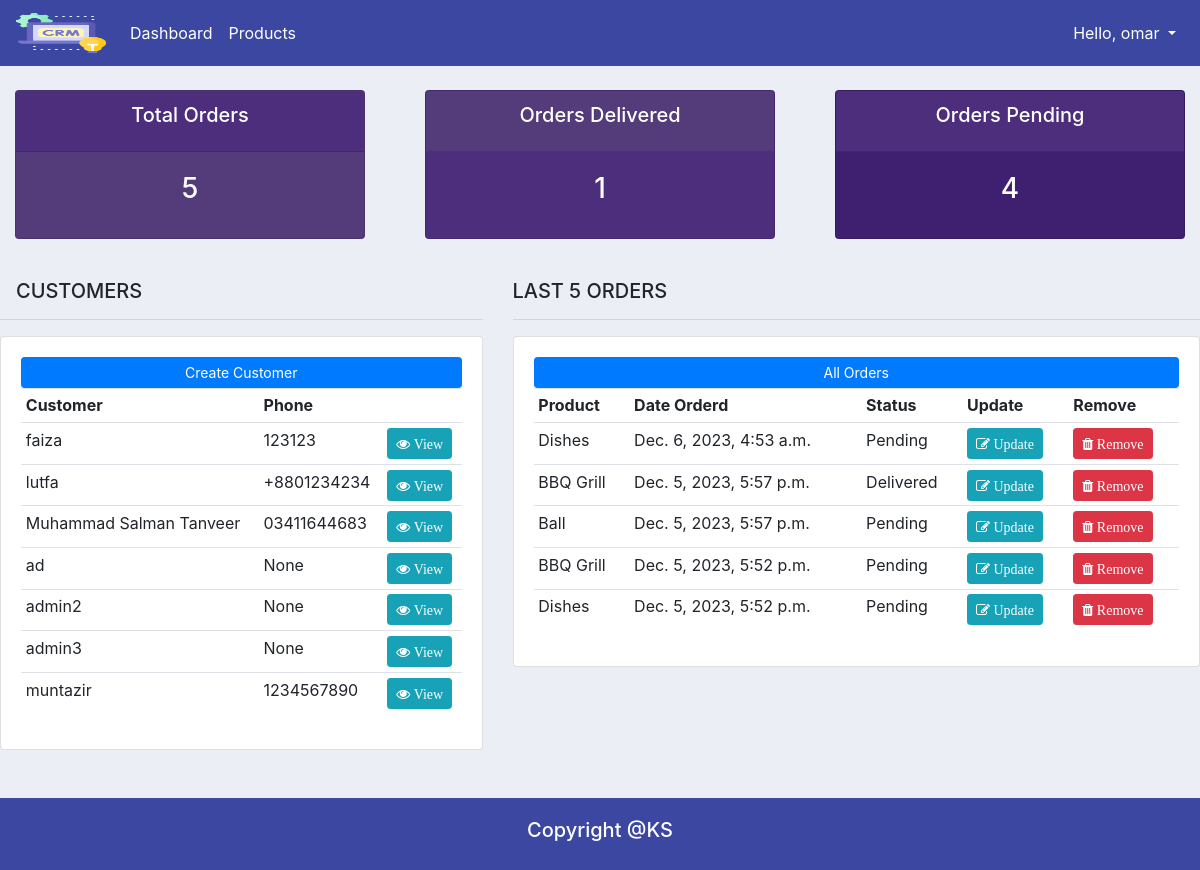
The app's page / (signed in) with its own data.
### accounts/models.py (models this page shows, shortened)
class Customer(models.Model):
    user = models.OneToOneField(User, null=True, blank=True, on_delete=models.CASCADE) # one to one relationships(one customer can have one user and one user can have one customer)
    name = models.CharField(max_length=200, null=True)
    phone = models.CharField(max_length=200, null=True)
    email = models.CharField(max_length=200, null=True)
    profile_pic = models.ImageField(default="profile1.png", null=True, blank=True)
    date_created = models.DateTimeField(auto_now_add=True, null=True)

class Order(models.Model):
    STATUS = (
        ('Pending', 'Pending'),
        ('Out for delivery', 'Out for delivery'),
        ('Delivered', 'Delivered'),
    )
    customer = models.ForeignKey(Customer, null=True, on_delete=models.SET_NULL) # one to many relationships
    product = models.ForeignKey(Product, null=True, on_delete=models.SET_NULL) # one to many relationships
    date_created = models.DateTimeField(auto_now_add=True, null=True)
    status = models.CharField(max_length=200, null=True, choices=STATUS)
    note = models.CharField(max_length=1000, null=True) # for custom Search

class Product(models.Model):
    CATEGORY = (
        ('Indoor', 'Indoor'),
        ('Out Door', 'Out Door'),
    )
    name = models.CharField(max_length=200, null=True)
    price = models.FloatField(null=True)
    category = models.CharField(max_length=200, null=True, choices=CATEGORY)
    description = models.CharField(max_length=200, null=True, blank=True)
    date_created = models.DateTimeField(auto_now_add=True, null=True)
    tags = models.ManyToManyField(Tag) # Many to Many relationships
    def __str__(self):
        return self.name

### accounts/decorators.py (the view)
	def wrapper_function(request, *args, **kwargs):
		group = None
		if request.user.groups.exists():
			group = request.user.groups.all()[0].name
		if group == 'customer':
			return redirect('user-page')
		if group == 'admin':
			return view_func(request, *args, **kwargs)

### accounts/views.py (called while the page is built)
@login_required(login_url='login')
@admin_only # if customer the redirect to user-page and if admin redirect to view_func
def home(request):
    last_five_orders = Order.objects.all().order_by('-date_created')[:5]
    orders = Order.objects.all()
    customers = Customer.objects.all()
    total_customers = customers.count()
    total_orders = orders.count()
    delivered = orders.filter(status='Delivered').count()
    pending = orders.filter(status='Pending').count()
    context = {
        'last_five_orders':last_five_orders,
        'orders':orders,
        'customers':customers,
        'total_customers':total_customers,
        'total_orders':total_orders,
        'delivered':delivered,
        'pending':pending
    }
    return render(request, 'accounts/dashboard.html', context)

### accounts/templates/accounts/dashboard.html
{% extends 'accounts/main.html' %}
{% block content %}
{% include 'accounts/status.html' %}
<br>
<div class="row">
	<div class="col-md-5">
		<h5 class="ml-3">CUSTOMERS</h5>
		<hr>
		<div class="card card-body">
			<a class="btn btn-primary  btn-sm btn-block" href="">Create Customer</a>
			<table class="table table-sm">
				<tr>
					<th>Customer</th>
					<th>Phone</th>
					<th></th>
				</tr>
				{% for customer in customers %}
					<tr>
						<td>{{ customer.name }}</td>
						<td>{{ customer.phone }}</td>
						<td><a class="btn btn-sm btn-info" href="{% url 'customer' customer.id %}"><i class="fa fa-eye"> View</i></a></td>
					</tr>
				{% endfor %}
			</table>
		</div>
	</div>
	<div class="col-md-7">
		<h5>LAST 5 ORDERS</h5>
		<hr>
		<div class="card card-body">
			<table class="table table-sm">
				<tr>
					<th>Product</th>
					<th>Date Orderd</th>
					<th>Status</th>
					<th>Update</th>
					<th>Remove</th>
				</tr>
				{% for order in last_five_orders %}
					<tr>
						<td>{{ order.product }}</td>
						<td>{{ order.date_created }}</td>
						<td>{{ order.status }}</td>
						<td><a class="btn btn-sm btn-info" href="{% url 'updateOrder' order.id %}"><i class="fa fa-edit"> Update</i></a></td>
						<td><a class="btn btn-sm btn-danger" href="{% url 'delete_order' order.id %}"><i class="fa fa-trash"> Remove</i></a></td>
					</tr>
				{% endfor %}
				<a class="btn btn-primary btn-sm btn-block" href="{% url 'allOrders' %}">All Orders</a>
			</table>
		</div>
	</div>
</div>
{% endblock %}

### accounts/templates/accounts/main.html (shortened to what this page needs)
{% load static %}
<!DOCTYPE html>
<html lang="en" dir="ltr">
  <head>
    <link rel="stylesheet" href="https://maxcdn.bootstrapcdn.com/bootstrap/4.0.0/css/bootstrap.min.css">
    <link rel="stylesheet" href="https://cdnjs.cloudflare.com/ajax/libs/font-awesome/4.7.0/css/font-awesome.min.css">
    <link rel="stylesheet" type="text/css" href="{% static '/css/main.css' %}">
  </head>
  <body style="overflow-x: hidden;">
    {% include 'accounts/navbar.html' %}
    {% block content %}
    {% endblock %}
<br><br>
    <footer class="footer">
      <h5>Copyright @KS</h5>
    </footer>
  </body>
</html>

### accounts/templates/accounts/navbar.html (shortened to what this page needs)
{% load static %}
{% load qr_code %}
<nav class="navbar navbar-expand-lg navbar-dark" style="background-color: #3B47A1;">
  <a class="navbar-brand" href="{% url 'home' %}">
    <img src="{% static 'images/logo.png' %}" width="90" height="40" alt="">
  </a>
  <div class="collapse navbar-collapse" id="navbarSupportedContent">
    <ul class="navbar-nav mr-auto">
      {% if request.user.is_staff %}
      <li class="nav-item active">
        <a class="nav-link" href="{% url 'home' %}">Dashboard</a>
      </li>
      <li class="nav-item active">
        <a class="nav-link" href="{% url 'products' %}">Products</a>
      </li>
      {% else %}
      <li class="nav-item active">
        <a class="nav-link" href="{% url 'account' %}">Settings</a>
      </li>
      {% endif %}
    </ul>
    <ul class="navbar-nav">
      <li class="nav-item dropdown">
        <a class="nav-link dropdown-toggle" href="#" id="navbarDropdown" role="button" data-toggle="dropdown"
          aria-haspopup="true" aria-expanded="false" style="color: #fff;">
          Hello, {{request.user}}
        </a>
      </li>
    </ul>
  </div>
</nav>

### accounts/templates/accounts/status.html
<br>
<div class="row">
	<div class="col">
		<div class="col-md">
			<div class="card text-center text-white  mb-3" id="total-orders">
			  	<div class="card-header" style="background-color: #4d2e7c;">
			  		<h5 class="card-title">Total Orders</h5>
			  	</div>
			  	<div class="card-body">
			    	<h3 class="card-title">{{ total_orders }}</h3>
			  	</div>
			</div>
		</div>
	</div>
	<div class="col">
		<div class="col-md">
			<div class="card text-center text-white  mb-3" id="orders-delivered">
			  	<div class="card-header" style="background-color: #543b79;">
			  		<h5 class="card-title">Orders Delivered</h5>
			  	</div>
			  	<div class="card-body">
			    	<h3 class="card-title">{{ delivered }}</h3>
			  	</div>
			</div>
		</div>
	</div>
	<div class="col">
		<div class="col-md">
			<div class="card text-center text-white  mb-3" id="orders-pending">
			  	<div class="card-header" style="background-color: #4d2e7c;">
			  		<h5 class="card-title">Orders Pending</h5>
			  	</div>
			  	<div class="card-body">
			    	<h3 class="card-title">{{ pending }}</h3>
			  	</div>
			</div>
		</div>
	</div>
</div>

### static/css/main.css (style rules this page uses)
body { background-color: #ebeff5; }
#total-orders { background-color: #543b79; }
#orders-delivered { background-color: #4d2e7c; }
#orders-pending { background-color: #3f1f6f; }

### accounts/templates/accounts/main.html (style rules this page uses)
.footer { background-color: #3b47a1; padding: 20px; color: white; text-align: center; }

### records on screen
Customer: name "faiza", phone "123123"
Customer: name "lutfa", phone "+8801234234"
Customer: name "Muhammad Salman Tanveer", phone "03411644683"
Customer: name "ad", phone "None"
Customer: name "admin2", phone "None"
Customer: name "admin3", phone "None"
Customer: name "muntazir", phone "1234567890"
Order: product "Dishes", date_created "Dec. 6, 2023, 4:53 a.m.", status "Pending"
Order: product "BBQ Grill", date_created "Dec. 5, 2023, 5:57 p.m.", status "Delivered"
Order: product "Ball", date_created "Dec. 5, 2023, 5:57 p.m.", status "Pending"
Order: product "BBQ Grill", date_created "Dec. 5, 2023, 5:52 p.m.", status "Pending"
Order: product "Dishes", date_created "Dec. 5, 2023, 5:52 p.m.", status "Pending"

### other values on screen
{{ request.user }} "omar"
{{ total_orders }} "5"
{{ delivered }} "1"
{{ pending }} "4"
